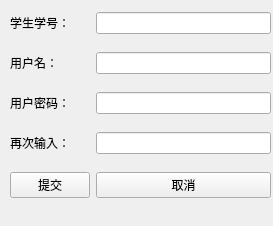
<?xml version="1.0" encoding="UTF-8"?>
<ui version="4.0">
 <class>regStudent</class>
 <widget class="QWidget" name="regStudent">
  <property name="geometry">
   <rect>
    <x>0</x>
    <y>0</y>
    <width>273</width>
    <height>226</height>
   </rect>
  </property>
  <property name="windowTitle">
   <string>学生注册</string>
  </property>
  <widget class="QWidget" name="layoutWidget">
   <property name="geometry">
    <rect>
     <x>10</x>
     <y>0</y>
     <width>261</width>
     <height>211</height>
    </rect>
   </property>
   <layout class="QGridLayout" name="gridLayout">
    <item row="1" column="0">
     <widget class="QLabel" name="label_4">
      <property name="text">
       <string>用户名：</string>
      </property>
     </widget>
    </item>
    <item row="0" column="0">
     <widget class="QLabel" name="label_2">
      <property name="text">
       <string>学生学号：</string>
      </property>
     </widget>
    </item>
    <item row="1" column="1">
     <widget class="QLineEdit" name="leName"/>
    </item>
    <item row="2" column="0">
     <widget class="QLabel" name="label_3">
      <property name="text">
       <string>用户密码：</string>
      </property>
     </widget>
    </item>
    <item row="4" column="1">
     <widget class="QPushButton" name="btnQuit">
      <property name="text">
       <string>取消</string>
      </property>
     </widget>
    </item>
    <item row="3" column="0">
     <widget class="QLabel" name="label_5">
      <property name="text">
       <string>再次输入：</string>
      </property>
     </widget>
    </item>
    <item row="3" column="1">
     <widget class="QLineEdit" name="stuPwd_2">
      <property name="echoMode">
       <enum>QLineEdit::Password</enum>
      </property>
     </widget>
    </item>
    <item row="0" column="1">
     <widget class="QLineEdit" name="stuid"/>
    </item>
    <item row="2" column="1">
     <widget class="QLineEdit" name="stuPwd">
      <property name="echoMode">
       <enum>QLineEdit::Password</enum>
      </property>
     </widget>
    </item>
    <item row="4" column="0">
     <widget class="QPushButton" name="btnOk">
      <property name="text">
       <string>提交</string>
      </property>
     </widget>
    </item>
   </layout>
  </widget>
 </widget>
 <resources/>
 <connections/>
</ui>
